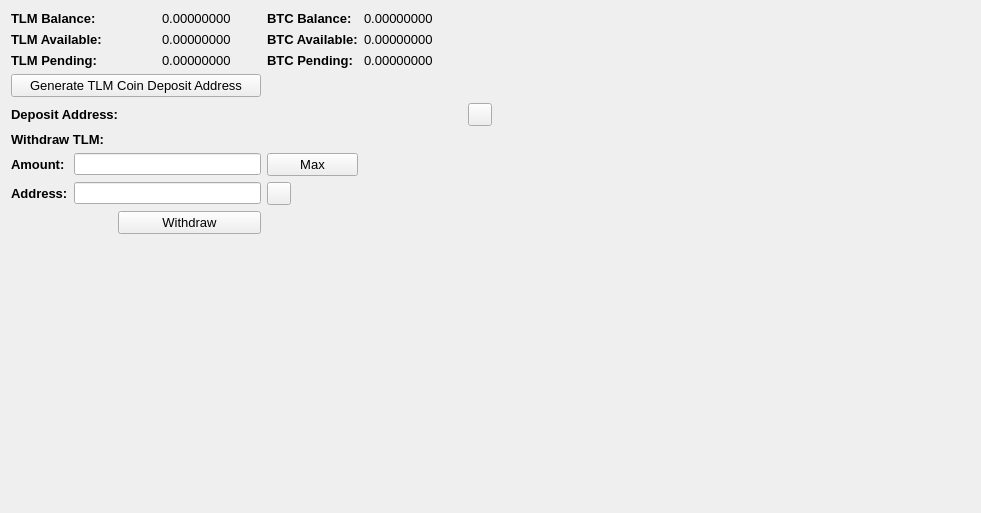
     <widget class="QWidget" name="BalanceTab">
      <attribute name="title">
       <string>Balance</string>
      </attribute>
      <layout class="QGridLayout" name="gridLayout_2">
       <item row="0" column="0" colspan="2">
        <widget class="QLabel" name="label_11">
         <property name="font">
          <font>
           <pointsize>10</pointsize>
           <weight>75</weight>
           <bold>true</bold>
          </font>
         </property>
         <property name="text">
          <string>TLM Balance:</string>
         </property>
        </widget>
       </item>
       <item row="0" column="3">
        <widget class="QLabel" name="TLMBalanceLabel">
         <property name="font">
          <font>
           <pointsize>10</pointsize>
          </font>
         </property>
         <property name="text">
          <string>0.00000000</string>
         </property>
         <property name="textInteractionFlags">
          <set>Qt::LinksAccessibleByMouse|Qt::TextSelectableByMouse</set>
         </property>
        </widget>
       </item>
       <item row="0" column="4">
        <widget class="QLabel" name="label_12">
         <property name="font">
          <font>
           <pointsize>10</pointsize>
           <weight>75</weight>
           <bold>true</bold>
          </font>
         </property>
         <property name="text">
          <string>BTC Balance:</string>
         </property>
        </widget>
       </item>
       <item row="0" column="5">
        <widget class="QLabel" name="BitcoinBalanceLabel">
         <property name="font">
          <font>
           <pointsize>10</pointsize>
          </font>
         </property>
         <property name="text">
          <string>0.00000000</string>
         </property>
         <property name="textInteractionFlags">
          <set>Qt::LinksAccessibleByMouse|Qt::TextSelectableByMouse</set>
         </property>
        </widget>
       </item>
       <item row="0" column="7" rowspan="10">
        <spacer name="horizontalSpacer_4">
         <property name="orientation">
          <enum>Qt::Horizontal</enum>
         </property>
         <property name="sizeHint" stdset="0">
          <size>
           <width>478</width>
           <height>488</height>
          </size>
         </property>
        </spacer>
       </item>
       <item row="1" column="0" colspan="2">
        <widget class="QLabel" name="label_13">
         <property name="font">
          <font>
           <pointsize>10</pointsize>
           <weight>75</weight>
           <bold>true</bold>
          </font>
         </property>
         <property name="text">
          <string>TLM Available:</string>
         </property>
        </widget>
       </item>
       <item row="1" column="3">
        <widget class="QLabel" name="TLMAvailableLabel_2">
         <property name="font">
          <font>
           <pointsize>10</pointsize>
          </font>
         </property>
         <property name="text">
          <string>0.00000000</string>
         </property>
         <property name="textInteractionFlags">
          <set>Qt::LinksAccessibleByMouse|Qt::TextSelectableByMouse</set>
         </property>
        </widget>
       </item>
       <item row="1" column="4">
        <widget class="QLabel" name="label_15">
         <property name="font">
          <font>
           <pointsize>10</pointsize>
           <weight>75</weight>
           <bold>true</bold>
          </font>
         </property>
         <property name="text">
          <string>BTC Available:</string>
         </property>
        </widget>
       </item>
       <item row="1" column="5">
        <widget class="QLabel" name="BitcoinAvailableLabel">
         <property name="font">
          <font>
           <pointsize>10</pointsize>
          </font>
         </property>
         <property name="text">
          <string>0.00000000</string>
         </property>
         <property name="textInteractionFlags">
          <set>Qt::LinksAccessibleByMouse|Qt::TextSelectableByMouse</set>
         </property>
        </widget>
       </item>
       <item row="2" column="0" colspan="2">
        <widget class="QLabel" name="label_14">
         <property name="font">
          <font>
           <pointsize>10</pointsize>
           <weight>75</weight>
           <bold>true</bold>
          </font>
         </property>
         <property name="text">
          <string>TLM Pending:</string>
         </property>
        </widget>
       </item>
       <item row="2" column="3">
        <widget class="QLabel" name="TLMPendingLabel">
         <property name="font">
          <font>
           <pointsize>10</pointsize>
          </font>
         </property>
         <property name="text">
          <string>0.00000000</string>
         </property>
         <property name="textInteractionFlags">
          <set>Qt::LinksAccessibleByMouse|Qt::TextSelectableByMouse</set>
         </property>
        </widget>
       </item>
       <item row="2" column="4">
        <widget class="QLabel" name="label_31">
         <property name="font">
          <font>
           <pointsize>10</pointsize>
           <weight>75</weight>
           <bold>true</bold>
          </font>
         </property>
         <property name="text">
          <string>BTC Pending:</string>
         </property>
        </widget>
       </item>
       <item row="2" column="5">
        <widget class="QLabel" name="BitcoinPendingLabel">
         <property name="font">
          <font>
           <pointsize>10</pointsize>
          </font>
         </property>
         <property name="text">
          <string>0.00000000</string>
         </property>
         <property name="textInteractionFlags">
          <set>Qt::LinksAccessibleByMouse|Qt::TextSelectableByMouse</set>
         </property>
        </widget>
       </item>
       <item row="3" column="0" colspan="4">
        <widget class="QPushButton" name="GenDepositBTN">
         <property name="font">
          <font>
           <pointsize>10</pointsize>
          </font>
         </property>
         <property name="text">
          <string>Generate TLM Coin Deposit Address</string>
         </property>
        </widget>
       </item>
       <item row="4" column="0" colspan="3">
        <widget class="QLabel" name="label_33">
         <property name="font">
          <font>
           <pointsize>10</pointsize>
           <weight>75</weight>
           <bold>true</bold>
          </font>
         </property>
         <property name="text">
          <string>Deposit Address:</string>
         </property>
        </widget>
       </item>
       <item row="4" column="3" colspan="3">
        <widget class="QLabel" name="DepositAddressLabel">
         <property name="minimumSize">
          <size>
           <width>300</width>
           <height>0</height>
          </size>
         </property>
         <property name="palette">
          <palette>
           <active>
            <colorrole role="WindowText">
             <brush brushstyle="SolidPattern">
              <color alpha="255">
               <red>0</red>
               <green>0</green>
               <blue>0</blue>
              </color>
             </brush>
            </colorrole>
            <colorrole role="Text">
             <brush brushstyle="SolidPattern">
              <color alpha="255">
               <red>0</red>
               <green>0</green>
               <blue>255</blue>
              </color>
             </brush>
            </colorrole>
           </active>
           <inactive>
            <colorrole role="WindowText">
             <brush brushstyle="SolidPattern">
              <color alpha="255">
               <red>0</red>
               <green>0</green>
               <blue>0</blue>
              </color>
             </brush>
            </colorrole>
            <colorrole role="Text">
             <brush brushstyle="SolidPattern">
              <color alpha="255">
               <red>0</red>
               <green>0</green>
               <blue>255</blue>
              </color>
             </brush>
            </colorrole>
           </inactive>
           <disabled>
            <colorrole role="WindowText">
             <brush brushstyle="SolidPattern">
              <color alpha="255">
               <red>120</red>
               <green>120</green>
               <blue>120</blue>
              </color>
             </brush>
            </colorrole>
            <colorrole role="Text">
             <brush brushstyle="SolidPattern">
              <color alpha="255">
               <red>120</red>
               <green>120</green>
               <blue>120</blue>
              </color>
             </brush>
            </colorrole>
           </disabled>
          </palette>
         </property>
         <property name="font">
          <font>
           <pointsize>10</pointsize>
           <weight>75</weight>
           <bold>true</bold>
          </font>
         </property>
         <property name="text">
          <string/>
         </property>
         <property name="alignment">
          <set>Qt::AlignRight|Qt::AlignTrailing|Qt::AlignVCenter</set>
         </property>
         <property name="textInteractionFlags">
          <set>Qt::LinksAccessibleByMouse|Qt::TextSelectableByKeyboard|Qt::TextSelectableByMouse</set>
         </property>
        </widget>
       </item>
       <item row="4" column="6">
        <widget class="QToolButton" name="DepositCopyButton">
         <property name="toolTip">
          <string>Copy to clipboard</string>
         </property>
         <property name="text">
          <string/>
         </property>
         <property name="icon">
          <iconset resource="../bitcoin.qrc">
           <normaloff>:/icons/editcopy</normaloff>:/icons/editcopy</iconset>
         </property>
         <property name="shortcut">
          <string>Alt+P</string>
         </property>
        </widget>
       </item>
       <item row="5" column="0" colspan="2">
        <widget class="QLabel" name="label_34">
         <property name="font">
          <font>
           <pointsize>10</pointsize>
           <weight>75</weight>
           <bold>true</bold>
          </font>
         </property>
         <property name="text">
          <string>Withdraw TLM:</string>
         </property>
        </widget>
       </item>
       <item row="6" column="0">
        <widget class="QLabel" name="label_26">
         <property name="font">
          <font>
           <pointsize>10</pointsize>
           <weight>75</weight>
           <bold>true</bold>
          </font>
         </property>
         <property name="text">
          <string>Amount:</string>
         </property>
        </widget>
       </item>
       <item row="6" column="1" colspan="3">
        <widget class="QLineEdit" name="WithdrawUnitsInput">
         <property name="font">
          <font>
           <pointsize>9</pointsize>
           <weight>75</weight>
           <bold>true</bold>
          </font>
         </property>
         <property name="text">
          <string/>
         </property>
        </widget>
       </item>
       <item row="6" column="4">
        <widget class="QPushButton" name="Withdraw_Max_Amount">
         <property name="font">
          <font>
           <pointsize>10</pointsize>
          </font>
         </property>
         <property name="text">
          <string>Max</string>
         </property>
        </widget>
       </item>
       <item row="7" column="0">
        <widget class="QLabel" name="label_10">
         <property name="font">
          <font>
           <pointsize>10</pointsize>
           <weight>75</weight>
           <bold>true</bold>
          </font>
         </property>
         <property name="text">
          <string>Address:</string>
         </property>
        </widget>
       </item>
       <item row="7" column="1" colspan="3">
        <widget class="QLineEdit" name="WithdrawAddress">
         <property name="font">
          <font>
           <pointsize>9</pointsize>
           <weight>75</weight>
           <bold>true</bold>
          </font>
         </property>
        </widget>
       </item>
       <item row="7" column="4">
        <widget class="QToolButton" name="WithdrawPasteButton">
         <property name="toolTip">
          <string>Paste from clipboard</string>
         </property>
         <property name="text">
          <string/>
         </property>
         <property name="icon">
          <iconset resource="../bitcoin.qrc">
           <normaloff>:/icons/editpaste</normaloff>:/icons/editpaste</iconset>
         </property>
         <property name="shortcut">
          <string>Alt+P</string>
         </property>
        </widget>
       </item>
       <item row="8" column="2" colspan="2">
        <widget class="QPushButton" name="WithdrawUnitsBtn">
         <property name="font">
          <font>
           <pointsize>10</pointsize>
          </font>
         </property>
         <property name="text">
          <string>Withdraw</string>
         </property>
        </widget>
       </item>
       <item row="9" column="0" colspan="6">
        <spacer name="verticalSpacer">
         <property name="orientation">
          <enum>Qt::Vertical</enum>
         </property>
         <property name="sizeHint" stdset="0">
          <size>
           <width>428</width>
           <height>262</height>
          </size>
         </property>
        </spacer>
       </item>
      </layout>
      <zorder>label_31</zorder>
      <zorder>label_15</zorder>
      <zorder>label_12</zorder>
      <zorder>label_14</zorder>
      <zorder>label_13</zorder>
      <zorder>label_11</zorder>
      <zorder>BitcoinBalanceLabel</zorder>
      <zorder>TLMBalanceLabel</zorder>
      <zorder>TLMAvailableLabel_2</zorder>
      <zorder>TLMPendingLabel</zorder>
      <zorder>BitcoinAvailableLabel</zorder>
      <zorder>BitcoinPendingLabel</zorder>
      <zorder>label_33</zorder>
      <zorder>GenDepositBTN</zorder>
      <zorder>DepositAddressLabel</zorder>
      <zorder>Withdraw_Max_Amount</zorder>
      <zorder>label_34</zorder>
      <zorder>WithdrawUnitsInput</zorder>
      <zorder>label_10</zorder>
      <zorder>label_26</zorder>
      <zorder>WithdrawAddress</zorder>
      <zorder>WithdrawUnitsBtn</zorder>
      <zorder>horizontalSpacer_4</zorder>
      <zorder>verticalSpacer</zorder>
      <zorder>WithdrawPasteButton</zorder>
      <zorder>DepositCopyButton</zorder>
     </widget>
